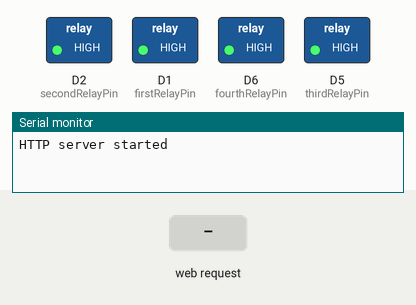
Recording of a sketch running on a simulated ESP8266 (NodeMCU). Parts: switched loads named in the sketch (green lamp = pin HIGH), the last lines printed to the serial monitor. The inputs (shaded band) are chosen by the test bench. WiFi joins after 1.5 s; servers stay silent unless stated.

Above: at 3.3 s.
3.4 s: HTTP request GET /forward received
At 3.8 s:
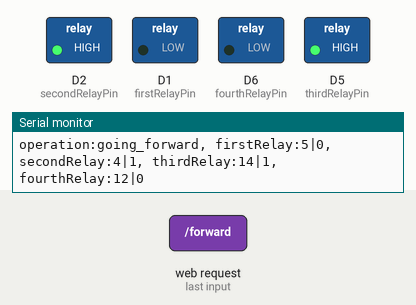
4.9 s: HTTP request GET /backward received
At 6.1 s:
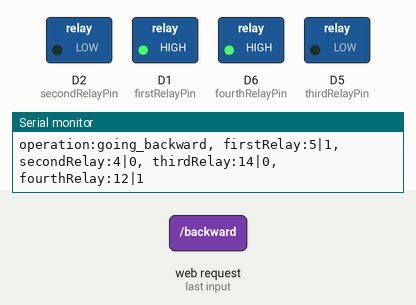
6.4 s: HTTP request GET /left received
At 7.4 s:
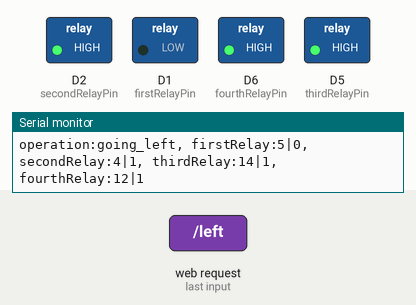
7.9 s: HTTP request GET /right received
At 8.5 s:
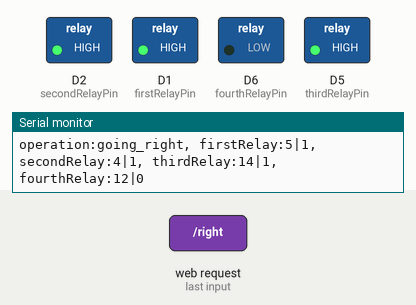
Timing chart, 0 to 10.4 s (numbered marks = the images above; inputs shaded):
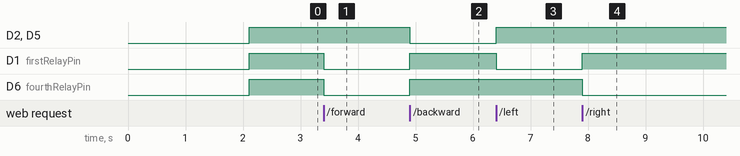

Measured:
- after the input at 3.4 s, D1 (firstRelayPin), D6 (fourthRelayPin): HIGH → LOW at once
- after the input at 4.9 s, D2 (secondRelayPin), D5 (thirdRelayPin): HIGH → LOW at once; D1 (firstRelayPin), D6 (fourthRelayPin): LOW → HIGH at once
- after the input at 6.4 s, D2 (secondRelayPin), D5 (thirdRelayPin): LOW → HIGH at once; D1 (firstRelayPin): HIGH → LOW at once
- after the input at 7.9 s, D1 (firstRelayPin): LOW → HIGH at once; D6 (fourthRelayPin): HIGH → LOW at once

The sketch:

remote_car_esp.ino
```cpp
#include <ESP8266WiFi.h>
#include <ESP8266WebServer.h>

#define PRINT(var) Serial.print(#var ":"); Serial.print(var);
#define PRINTLN(var) Serial.print(#var ":"); Serial.println(var)

/**
 * Since we would be using two different power supply for relay and nodemcu, vcc(relay) and gpio pins will be used to calculate the relay signals from nodemcu.
 * This is why the off state of relay is set to HIGH, and on state of relay is set to LOW. If theres a need to use only one power source polarity can be simply reversed in
 * `setNeutralPins(), setGoForwardPins(), setGoBackwardPins(), setGoLeftPins(), setGoRightPins()
 */
/*Put your SSID & Password*/
const char* ssid = "Wifi";  // Enter SSID here
const char* password = "WifiPass123";  //Enter Password here

ESP8266WebServer server(80);

uint8_t firstRelayPin;
uint8_t secondRelayPin;
uint8_t thirdRelayPin;
uint8_t fourthRelayPin;

bool firstRelayStatus;
bool secondRelayStatus;
bool thirdRelayStatus;
bool fourthRelayStatus;

bool reversedPolarity = false;

typedef enum {Forward, Backward, Left, Right, Stop} Operation;

void setup() {
  Serial.begin(115200);
  delay(100);
  connectWifi();
  setupPins();
  startServer();
}

void loop() {
  server.handleClient();
  writeAllPinsByStatus();
}

void setupPins() {
  associateHardwarePins(false);
  setNeutralPins();
  pinMode(firstRelayPin, OUTPUT);
  pinMode(secondRelayPin, OUTPUT);
  pinMode(thirdRelayPin, OUTPUT);
  pinMode(fourthRelayPin, OUTPUT);
  printPinsWithMessage("pins_setup");
}

void associateHardwarePins(bool reverse) {
  if (reverse == false) {
    firstRelayPin = D1;
    secondRelayPin = D2;
    thirdRelayPin = D5;
    fourthRelayPin = D6;
  } else {
    firstRelayPin = D5;
    secondRelayPin = D6;
    thirdRelayPin = D1;
    fourthRelayPin = D2;
  }

}

void connectWifi() {
  Serial.print("Connecing to ");
  Serial.println(ssid);
  //connect to your local wi-fi network
  WiFi.begin(ssid, password);
  //check wi-fi is connected to wi-fi network
  while (WiFi.status() != WL_CONNECTED) {
    delay(1000);
    Serial.print(".");
  }
  Serial.println("WiFi connected..!");
  Serial.print("Got IP: ");  Serial.println(WiFi.localIP());
}

void startServer() {
  server.on("/", goNeutral);
  server.on("/forward", goForward);
  server.on("/backward", goBackward);
  server.on("/left", goLeft);
  server.on("/right", goRight);
  server.on("/reversePolarity", reversePolarity);
  server.onNotFound(handle404);
  server.begin();
  Serial.println("HTTP server started");
}

void writeAllPinsByStatus() {
  digitalWrite(firstRelayPin, firstRelayStatus);
  digitalWrite(secondRelayPin, secondRelayStatus);
  digitalWrite(thirdRelayPin, thirdRelayStatus);
  digitalWrite(fourthRelayPin, fourthRelayStatus);
}

void goNeutral() {
  setNeutralPins();
  printPinsWithMessage("going_neutral");
  server.send(200, "text/html", renderHtml(false, false, false, false, true));
}

void goForward() {
  setGoForwardPins();
  printPinsWithMessage("going_forward");
  server.send(200, "text/html", renderHtml(true, false, false, false, false));
}

void goBackward() {
  setGoBackwardPins();
  printPinsWithMessage("going_backward");
  server.send(200, "text/html", renderHtml(false, true, false, false, false));
}

void goLeft() {
  setGoLeftPins();
  printPinsWithMessage("going_left");
  server.send(200, "text/html", renderHtml(false, false, true, false, false));
}

void goRight() {
  setGoRightPins();
  printPinsWithMessage("going_right");
  server.send(200, "text/html", renderHtml(false, false, false, true, false));
}

void reversePolarity() {
  reversePinsPolarity();
  printPinsWithMessage("reversing_polarity");
  server.send(200, "text/html", renderHtml(false, false, false, false, true));
}

void handle404(){
  server.send(404, "text/plain", "Not found");
}

void setNeutralPins() {
  firstRelayStatus = HIGH;
  secondRelayStatus = HIGH;
  thirdRelayStatus = HIGH;
  fourthRelayStatus = HIGH;
}

void setGoForwardPins() {
  firstRelayStatus = LOW;
  secondRelayStatus = HIGH;
  thirdRelayStatus = HIGH;
  fourthRelayStatus = LOW;
}

void setGoBackwardPins() {
  firstRelayStatus = HIGH;
  secondRelayStatus = LOW;
  thirdRelayStatus = LOW;
  fourthRelayStatus = HIGH;
}

void setGoLeftPins() {
  firstRelayStatus = LOW;
  secondRelayStatus = HIGH;
  thirdRelayStatus = HIGH;
  fourthRelayStatus = HIGH;
}

void setGoRightPins() {
  firstRelayStatus = HIGH;
  secondRelayStatus = HIGH;
  thirdRelayStatus = HIGH;
  fourthRelayStatus = LOW;
}

void reversePinsPolarity() {
  setNeutralPins();
  if (reversedPolarity == false) {
    associateHardwarePins(true);
  } else {
     associateHardwarePins(false);
  }
  reversedPolarity = !reversedPolarity;
}

void printPinsWithMessage(char* msg) {
   Serial.print("operation:");
   Serial.print(msg);
   printRelayPins("firstRelay", firstRelayPin, firstRelayStatus);
   printRelayPins("secondRelay", secondRelayPin, secondRelayStatus);
   printRelayPins("thirdRelay", thirdRelayPin, thirdRelayStatus);
   printRelayPins("fourthRelay", fourthRelayPin, fourthRelayStatus);
   Serial.println("");
}

void printRelayPins(char * relayMsg, uint8_t relayPin, bool relayStatus) {
  Serial.print(", ");
  Serial.print(relayMsg);
  Serial.print(":");
  Serial.print(relayPin);
  Serial.print("|");
  Serial.print(relayStatus);
}

String renderHtml(boolean isForwardDisabled, boolean isBackwardDisabled, boolean isLeftDisabled, boolean isRightDisabled, boolean isStopDisabled){
  String html = "<html><head><meta name=\"viewport\" content=\"width=device-width, initial-scale=1.0, user-scalable=no\">";
  html = html + "<title>RC car</title><style>html { font-family: Helvetica; display: inline-block; margin: 0px auto; text-align: center;} body{margin-top: 50px;}";
  html = html + ".button { box-shadow:inset 0px -3px 7px 0px #29bbff; background:linear-gradient(to bottom, #2dabf9 5%, #0688fa 100%);background-color:#2dabf9;border-radius:10px;border:1px solid #0b0e07;display:inline-block;cursor:pointer;color:#ffffff;font-family:Arial;font-size:35px;padding:17px 34px;text-decoration:none;text-shadow:0px 1px 0px #263666;&:hover {background:linear-gradient(to bottom, #0688fa 5%, #2dabf9 100%);background-color:#0688fa;} &:active {position:relative;top:1px;} } ";
  html = html + ".button-dsiabled { background: unset; background-color:#1d3778;}";
  html = html + "</style></head><body>";
  html = html + "<p>" + "<a href=\"/reversePolarity\" class=\"button\">Reverse Polarity</a> ";
  html = html + "<p>" + renderButton(Forward, isForwardDisabled);
  html = html + "<p>" + renderButton(Left, isLeftDisabled);
  html = html + renderButton(Stop, isStopDisabled);
  html = html + renderButton(Right, isRightDisabled);
  html = html + "<p>" + renderButton(Backward, isBackwardDisabled);
  html = html + "</body></html>";
 return html;
}

String renderButton(Operation operation, bool disabled) {
  if (disabled) {
    switch(operation) {
      case Forward:
       return "<a class=\"button button-dsiabled\">&uarr;</a> ";
      case Left:
       return "<a class=\"button button-dsiabled\">&larr;</a> ";
      case Stop:
       return "<a class=\"button button-dsiabled\">&FilledSmallSquare;</a> ";
      case Right:
       return "<a class=\"button button-dsiabled\">&rarr;</a> ";
      case Backward:
       return "<a class=\"button button-dsiabled\">&darr;</a> ";
    }
  } else {
    switch(operation) {
      case Forward:
       return "<a href=\"/forward\" class=\"button\">&uarr;</a> ";
      case Left:
       return "<a href=\"/left\" class=\"button\">&larr;</a> ";
      case Stop:
       return "<a href=\"/\" class=\"button\">&FilledSmallSquare;</a> ";
      case Right:
       return "<a href=\"/right\" class=\"button\">&rarr;</a> ";
      case Backward:
       return "<a href=\"/backward\" class=\"button\">&darr;</a> ";
    }
  }
}
```
